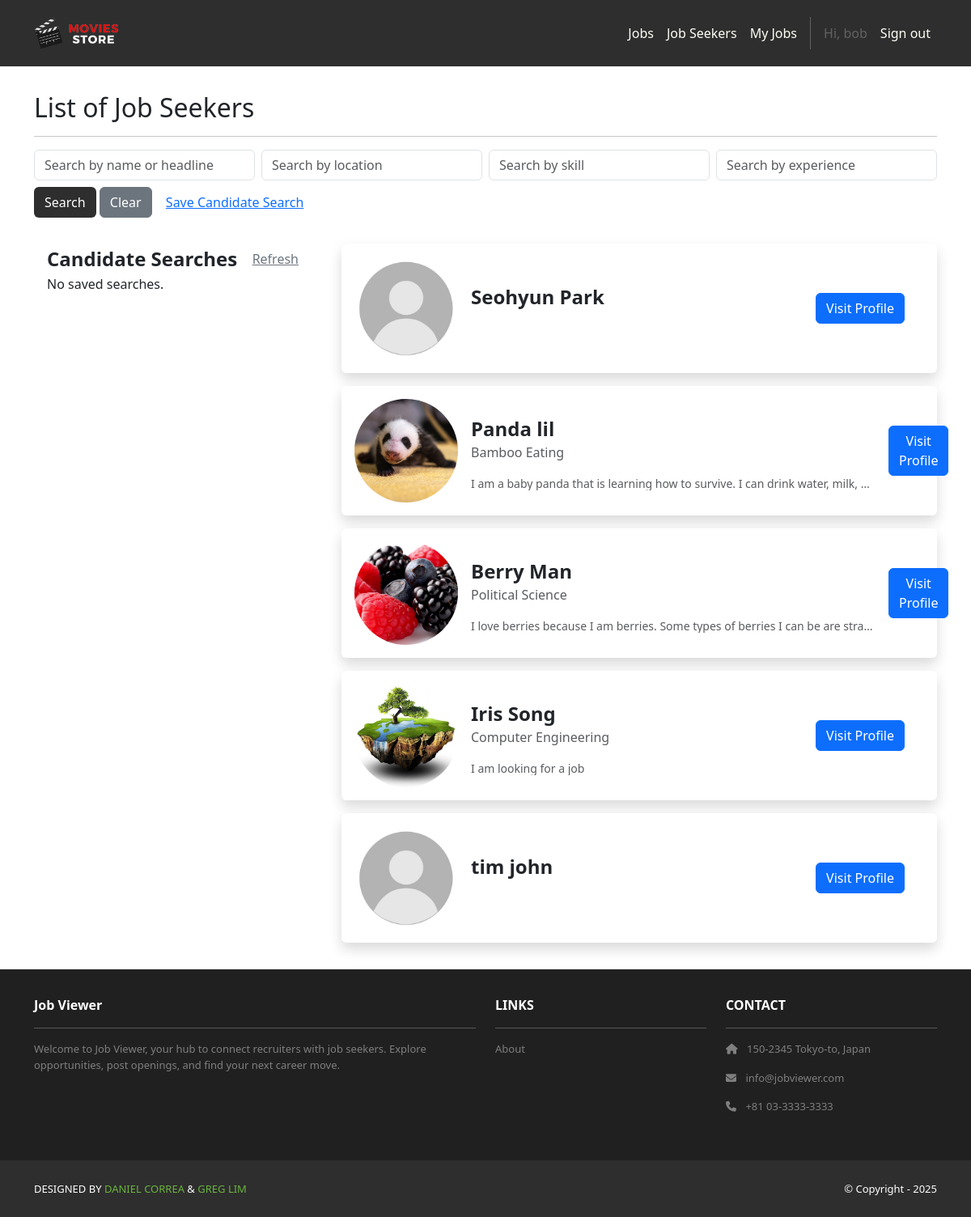
The app's page /jobSeekers/ (signed in) with its own data.
### accounts/models.py (models this page shows)
class User(AbstractUser):
    class Roles(models.TextChoices):
        RECRUITER = "RECRUITER", "Recruiter"
        JOB_SEEKER = "JOB_SEEKER", "Job Seeker"
    role = models.CharField(
        max_length=20, choices=Roles.choices, default=Roles.JOB_SEEKER, db_index=True
    )
    @property
    def is_recruiter(self) -> bool:
        return self.role == self.Roles.RECRUITER
    @property
    def is_jobseeker(self) -> bool:
        return self.role == self.Roles.JOB_SEEKER

### jobSeekers/models.py (models this page shows, shortened)
class JobSeeker(models.Model):
    user = models.OneToOneField(
        settings.AUTH_USER_MODEL, on_delete=models.CASCADE, related_name="jobseeker_profile"
    )
    firstName = models.CharField("First Name", max_length=255)
    lastName  = models.CharField("Last Name", max_length=255)
    location  = models.CharField("Location", max_length=255, blank=True)
    image     = models.ImageField("Profile Image", upload_to='jobSeeker_images/', null=True, blank=True)
    years_experience = models.PositiveIntegerField(null=True, blank=True)
    open_to_work = models.BooleanField(default=True)
    desired_salary_min = models.PositiveIntegerField(null=True, blank=True)
    desired_salary_max = models.PositiveIntegerField(null=True, blank=True)
    education = models.ForeignKey("Institution", on_delete=models.PROTECT, related_name="jobSeeker", null=True, blank=True)
    degree    = models.CharField(max_length=255, blank=True)
    startYear = models.IntegerField("Start Year", null=True, blank=True)
    endYear   = models.IntegerField("End Year", null=True, blank=True)
    headline   = models.TextField(blank=True)
    experience = models.ManyToManyField("Experience", related_name="jobSeeker", blank=True)
    skills     = models.ManyToManyField("Skill", related_name="jobSeeker", blank=True)
    links      = models.ManyToManyField("Link", related_name="jobSeeker", blank=True)
    hide_image = models.BooleanField(default=False)
    hide_headline = models.BooleanField(default=False)
    hide_profile = models.BooleanField(default=False)
    hide_location = models.BooleanField(default=False)
    @property
    def full_name(self):
        return f"{self.firstName} {self.lastName}"

### jobSeekers/views.py (the view, shortened to what this page needs)
# urls.py: path('', views.index, name='home.index'),
@login_required
@recruiter_required
def index(request):
    name_term = request.GET.get("name", "")
    location_term = request.GET.get("location", "")
    skill_term = request.GET.get("skill", "")
    experience_term = request.GET.get("experience", "")
    jobSeekers = build_jobseeker_qs(name_term, location_term, skill_term, experience_term)
    candidateSearches = (
        CandidateSearch.objects
        .filter(user=request.user)
        .annotate(matches_count=Count("matches", distinct=True))
        .prefetch_related("matches")  # optional if you also list them
    )
    template_data = {
        "title": "Job Seekers",
        "jobSeekers": jobSeekers,
        "candidateSearches": candidateSearches,
    }
    return render(request, "jobSeekers/index.html", {"template_data": template_data})

### jobSeekers/views.py (called while the page is built)
def build_jobseeker_qs(name="", location="", skill="", experience=""):
    qs = JobSeeker.objects.filter(hide_profile=False)
    if name:
        qs = qs.filter(
            Q(firstName__icontains=name) |
            Q(lastName__icontains=name) |
            Q(headline__icontains=name)
        )
    if location:
        qs = qs.filter(location__icontains=location)
    if skill:
        qs = qs.filter(skills__name__icontains=skill)
    if experience:
        qs = qs.filter(experience__name__icontains=experience)
    return qs.distinct()

### jobSeekers/templates/jobSeekers/index.html (shortened to what this page needs)
{% extends 'base.html' %}
{% block content %}
{% load static %}
<div class="p-3">
  <div class="container">
    <div class="row mt-3">
      <div class="col mx-auto mb-3">
        <h2>List of Job Seekers</h2>
        <hr />
        <form method="GET">
          <div class="row g-2">
            <div class="col-md-3">
              <input type="text" class="form-control" name="name"
                    placeholder="Search by name or headline"
                    value="{{ request.GET.name }}">
            </div>
            <div class="col-md-3">
              <input type="text" class="form-control" name="location"
                    placeholder="Search by location"
                    value="{{ request.GET.location }}">
            </div>
            <div class="col-md-3">
              <input type="text" class="form-control" name="skill"
                    placeholder="Search by skill"
                    value="{{ request.GET.skill }}">
            </div>
            <div class="col-md-3">
              <input type="text" class="form-control" name="experience"
                    placeholder="Search by experience"
                    value="{{ request.GET.experience }}">
            </div>
          </div>
          <div class="row mt-2">
            <div class="col-auto">
              <button class="btn bg-dark text-white" type="submit">Search</button>
              <a href="{% url 'jobSeekers.index' %}" class="btn btn-secondary">Clear</a>
              <button
                class="btn btn-link text-primary"
                type="submit"
                formaction="{% url 'jobSeekers.save_candidate_search' %}"
                formmethod="get">
                Save Candidate Search
              </button>
            </div>
          </div>
        </form>
      </div>
    </div>
    <div class="row">
      <div class="col-md-4 col-12 mb-3">
        <div class="card p-3 border-0">
          <div class="d-flex align-items-center">
            <div class="fw-semibold lh-sm fs-4 text-truncate">Candidate Searches</div>
            <a href="{% url 'jobSeekers.refresh_candidate_searches' %}" class="btn btn-link text-secondary ms-auto">Refresh</a>
          </div>
          {% if not template_data.candidateSearches %}
            No saved searches.
          {% endif %}
        </div>
      </div>
      <div class="col-md-8 col-12 mb-3">
        {% for jobSeeker in template_data.jobSeekers %}
          <div class="card p-3 border-0 shadow mt-3">
            <div class="d-flex gap-3 align-items-start flex-column flex-sm-row align-items-center">
              {% if not jobSeeker.hide_image and jobSeeker.image %}
                <img class="flex-shrink-0" src="{{ jobSeeker.image.url }}" alt="{{ jobSeeker.full_name }}"
                    width="128" height="128"
                    style="width:128px;height:128px;border-radius:50%;object-fit:cover;object-position:center;display:block;"
                    loading="lazy">
              {% else %}
                <img class="flex-shrink-0" src="{% static 'img/default_profile.jpg' %}" alt="No profile image"
                    width="128" height="128"
                    style="width:128px;height:128px;border-radius:50%;object-fit:cover;object-position:center;display:block;"
                    loading="lazy">
              {% endif %}
              <div class="flex-grow-1 mt-3">
                <div class="fw-semibold lh-sm fs-4 text-truncate" style="max-width: 500px;">
                  {{ jobSeeker.firstName }} {{ jobSeeker.lastName }}
                </div>
                <div class="text-body-secondary my-1 lh-sm mb-3 text-truncate" style="max-width: 500px;">
                  {{ jobSeeker.degree }}
                </div>
                {% if not jobSeeker.hide_headline %}
                  <div class="text-muted small my-1 lh-sm d-inline-block text-truncate" style="max-width: 500px;">
                    {{ jobSeeker.headline }}
                  </div>
                {% endif %}
              </div>
              <a href="{% url 'jobSeekers.show' id=jobSeeker.id %}" class="btn btn-primary ms-auto me-4">
                Visit Profile
              </a>
            </div>
          </div>
        {% empty %}
       <p>No job seekers found.</p>
        {% endfor %}
      </div>
    </div>
  </div>
</div>
{% endblock content %}

### jobStore/templates/base.html (shortened to what this page needs)
<!DOCTYPE html>
<html>
  {% load static %}
  <head>
    <link href="https://cdn.jsdelivr.net/npm/bootstrap@5.3.3/dist/css/bootstrap.min.css"
          rel="stylesheet">
    <link rel="stylesheet"
          href="https://cdnjs.cloudflare.com/ajax/libs/font-awesome/6.1.1/css/all.min.css">
    <link rel="stylesheet" type="text/css" href="{% static 'css/style.css' %}">
  </head>
  <body class="d-flex flex-column min-vh-100">
    <nav class="p-3 navbar navbar-dark bg-dark navbar-expand-lg">
      <div class="container">
        <a class="navbar-brand" href="{% url 'home.index' %}">
          <img src="{% static 'img/logo.png' %}" alt="logo" height="40" />
        </a>
        <div class="collapse navbar-collapse" id="navbarNavAltMarkup">
          <div class="navbar-nav ms-auto navbar-ml">
            <a class="nav-link" href="{% url 'jobs.list' %}">Jobs</a>
            {% if user.is_authenticated %}
              {% if user.is_staff or user.is_recruiter %}
                <a class="nav-link" href="{% url 'jobSeekers.index' %}">Job Seekers</a>
                <a class="nav-link" href="{% url 'jobs.dashboard' %}">My Jobs</a>
              {% endif %}
              <span class="nav-link disabled">Hi, {{ user.username }}</span>
              <a class="nav-link" href="{% url 'logout' %}">Sign out</a>
            {% else %}
              <a class="nav-link" href="{% url 'login' %}">Log in</a>
              <a class="nav-link" href="{% url 'signup.choice' %}">Sign up</a>
            {% endif %}
          </div>
        </div>
      </div>
    </nav>
    <div class="flex-grow-1">
      {% block content %}
      {% endblock content %}
    </div>
    <section class="p-3 ms-footer d-none d-md-block mt-auto py-3 border-top">
      <div class="container">
        <div class="row mt-3 text-white">
          <div class="col-md-6 col-lg-6 col-xl-6 mx-auto mb-4">
            <b>Job Viewer</b>
            <hr />
            <p>
              Welcome to Job Viewer, your hub to connect recruiters with job seekers.
              Explore opportunities, post openings, and find your next career move.
            </p>
          </div>
          <div class="col-md-3 col-lg-3 col-xl-3 mx-auto mb-4">
            <b>LINKS</b>
            <hr />
            <p><a class="nav-link" href="{% url 'home.about' %}">About</a></p>
          </div>
          <div class="col-md-3 col-lg-3 col-xl-3 mx-auto mb-4">
            <b>CONTACT</b>
            <hr />
            <p><i class="fas fa-home me-2"></i> 150-2345 Tokyo-to, Japan</p>
            <p><i class="fas fa-envelope me-2"></i> info@jobviewer.com</p>
            <p><i class="fas fa-phone me-2"></i> +81 03-3333-3333</p>
          </div>
        </div>
      </div>
    </section>
    <section class="p-3 ms-footer-bottom bg-dark">
      <div class="container d-flex justify-content-between">
        <div class="me-5 text-white">
          <span>DESIGNED BY
            <a href="https://www.x.com/danielgarax" target="_blank">DANIEL CORREA</a> &
            <a href="https://www.x.com/greglim81" target="_blank">GREG LIM</a>
          </span>
        </div>
        <div class="text-white">
          <span>© Copyright - 2025</span>
        </div>
      </div>
    </section>
  </body>
</html>

### jobStore/static/css/style.css (style rules this page uses)
html { outline: 4px dashed hotpink !important; }
.navbar a.nav-link { color: #FFFEF6 !important; }
.bg-dark { background-color: #2E2E2E !important; }
.ms-footer { background-color: #202020; }
.ms-footer p { color: #7F7F7F; font-size: 13px; }
.ms-footer-bottom span { font-size: 13px; line-height: 38px; }
.ms-footer-bottom a { color: #6ab43e; text-decoration: none; }

### records on screen
User: username "bob"
JobSeeker: hide_image False (drawn), firstName "Seohyun", lastName "Park"
JobSeeker: image (picture), firstName "Panda", lastName "lil", degree "Bamboo Eating", headline "I am a baby panda that is learning how to survive. I can drink water, milk,…"
JobSeeker: image (picture), firstName "Berry", lastName "Man", degree "Political Science", headline "I love berries because I am berries. Some types of berries I can be are stra…"
JobSeeker: image (picture), firstName "Iris", lastName "Song", degree "Computer Engineering", headline "I am looking for a job"
JobSeeker: hide_image False (drawn), firstName "tim", lastName "john"
